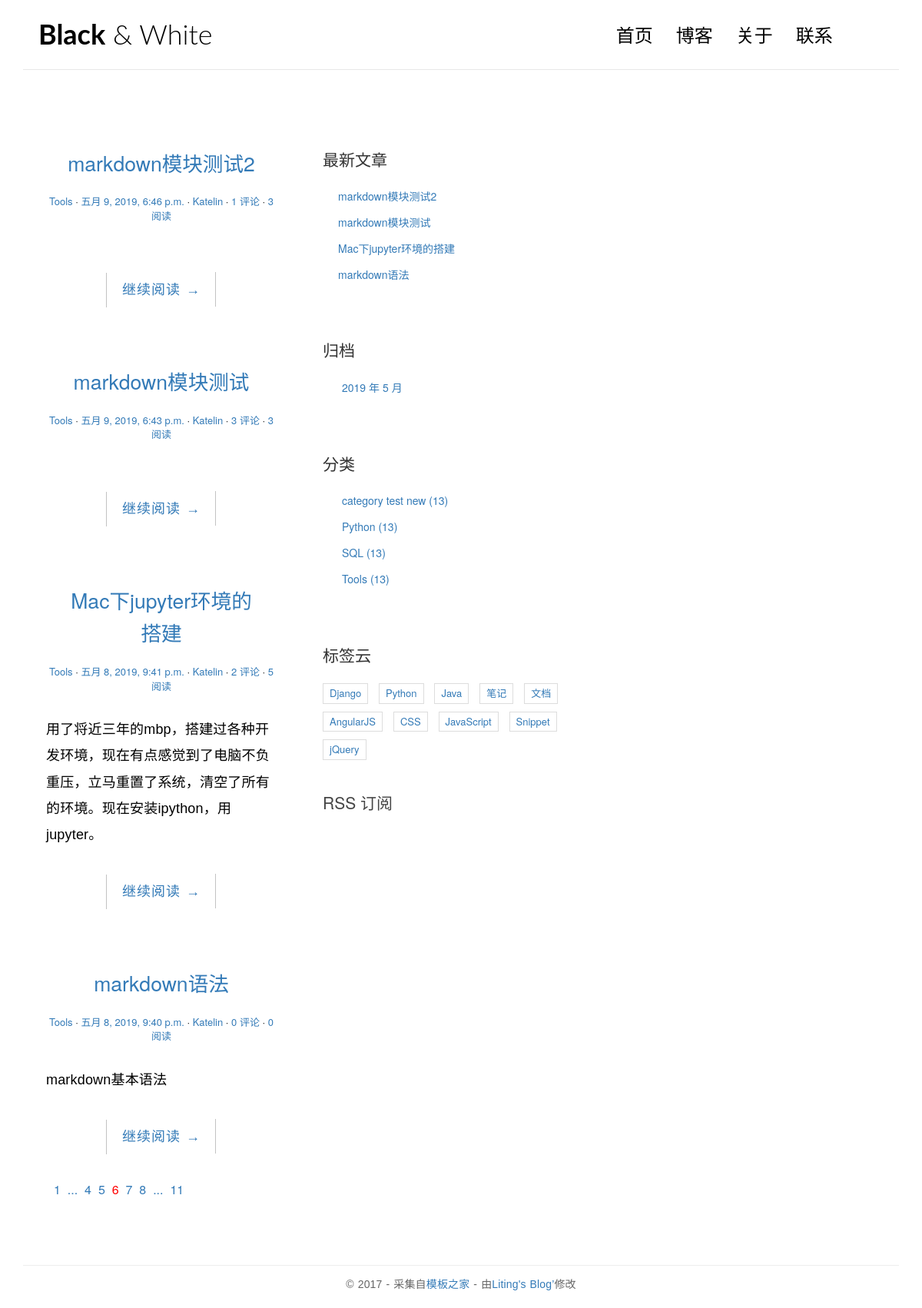
Before: / with the older database file.
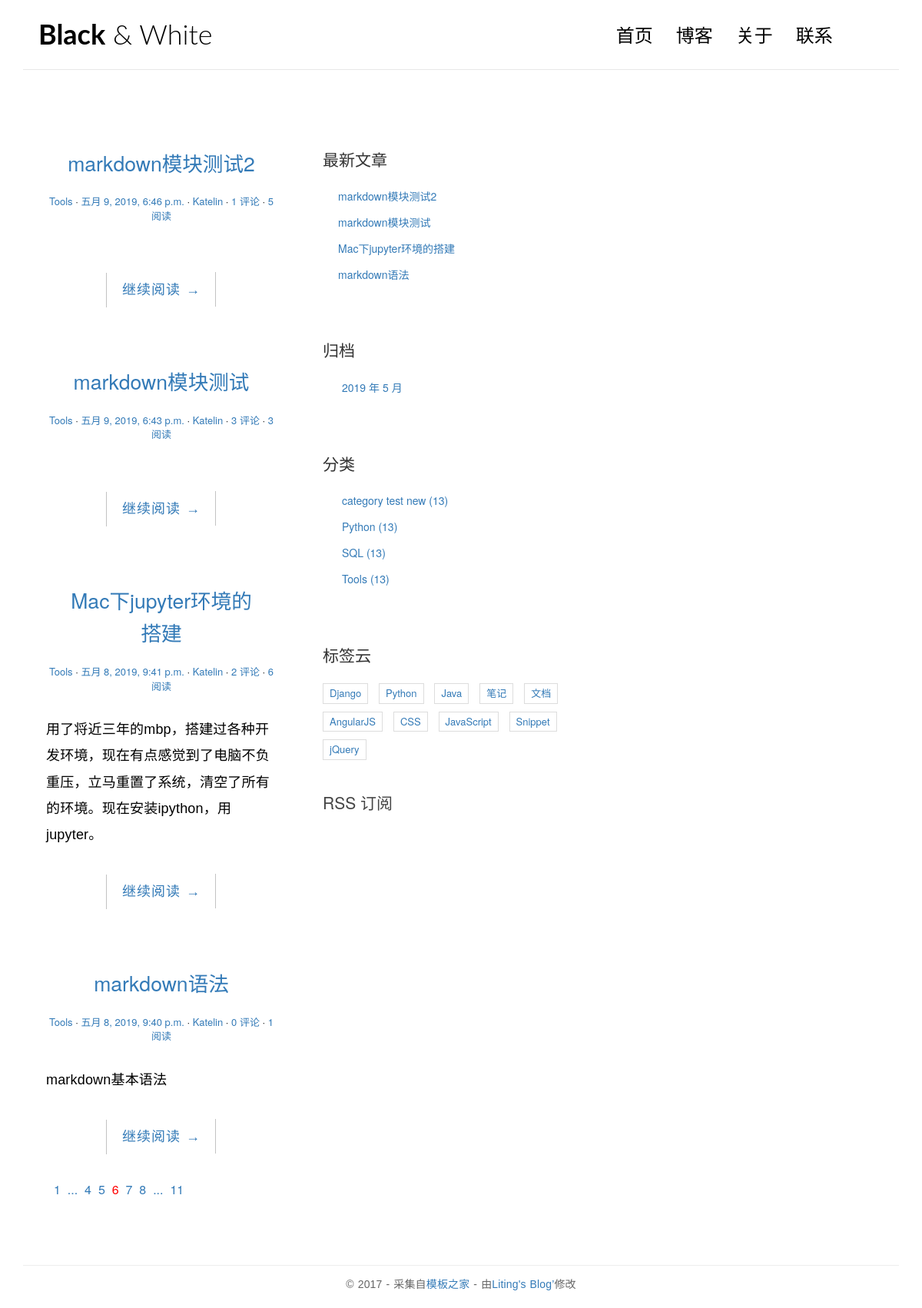
After: the same page with the newer database file.
### blog/models.py (models this page shows, shortened)
@python_2_unicode_compatible
class Post(models.Model):
    title = models.CharField(max_length=100)
    body = models.TextField()
    created_time = models.DateTimeField()
    modified_time = models.DateTimeField()
    excerpt = models.CharField(max_length=200, blank=True)
    category = models.ForeignKey(Category, on_delete=models.CASCADE)
    tags = models.ManyToManyField(Tag, blank=True)
    author = models.ForeignKey(User, on_delete=models.CASCADE)
    views = models.PositiveIntegerField(default=0)
    def get_absolute_url(self):
        return reverse('blog:detail', kwargs={'pk': self.pk})
    class Meta:
        ordering = ['-created_time']

@python_2_unicode_compatible
class Category(models.Model):
    name = models.CharField(max_length=100)

### blog/views.py (the view)
# urls.py: url(r'^$', views.index, name='index'),
def index(request):
    post_list = Post.objects.all().order_by('-created_time')
    return render(request, 'blog/index.html', context={'post_list': post_list})

### blog/templatetags/blog_tags.py (called while the page is built)
@register.simple_tag
def get_recent_posts(num=5):
    return Post.objects.all().order_by('-created_time')[:num]

@register.simple_tag
def archives():
    return Post.objects.dates('created_time', 'month', order='DESC')

@register.simple_tag
def get_categories():
    return Category.objects.all()

### templates/blog/index.html (shortened to what this page needs)
{% extends 'base.html' %}
{% load staticfiles %}
                {% block main %}
                    {% for post in post_list %}
                        <article class="post post-{{ post.pk }}">
                            <header class="entry-header">
                                <h1 class="entry-title">
                                    <a href="{{ post.get_absolute_url }}」">{{ post.title }}</a>
                                </h1>
                                <div class="entry-meta">
                                    <span class="post-category"><a href="#">{{ post.category.name }}</a></span>
                                    <span class="post-date"><a href="#"><time class="entry-date"
                                                                              datetime="{{ post.created_time }}">{{ post.created_time }}</time></a></span>
                                    <span class="post-author"><a href="#">{{ post.author }}</a></span>
                                    <span class="comments-link"><a href="#">{{ post.comment_set.count }} 评论</a></span>
                                    <span class="views-count"><a href="{{ post.get_absolute_url }}">{{ post.views }} 阅读</a></span>
                                </div>
                            </header>
                            <div class="entry-content clearfix">
                                <p>{{ post.excerpt }}</p>
                                <div class="read-more cl-effect-14">
                                    <a href="{{ post.get_absolute_url }}" class="more-link">继续阅读 <span class="meta-nav">→</span></a>
                                </div>
                            </div>
                        </article>
                     {% empty %}
                        <div class="no-post">暂时还没有发布的文章！</div>
                     {% endfor %}
                        <div class="pagination">
                            <ul>
                                <li><a href="">1</a></li>
                                <li><a href="">...</a></li>
                                <li><a href="">4</a></li>
                                <li><a href="">5</a></li>
                                <li class="current"><a href="">6</a></li>
                                <li><a href="">7</a></li>
                                <li><a href="">8</a></li>
                                <li><a href="">...</a></li>
                                <li><a href="">11</a></li>
                            </ul>
                        </div>
                {% endblock main %}

### templates/base.html (shortened to what this page needs)
{% load staticfiles %}
{% load blog_tags %}
<!DOCTYPE html>
<html>
<head>
    <link rel="stylesheet" href="http://code.ionicframework.com/ionicons/2.0.1/css/ionicons.min.css">
    <link rel="stylesheet" href="{% static 'blog/css/pace.css' %}">
    <link rel="stylesheet" href="{% static 'blog/css/custom.css' %}">
    <link rel="stylesheet" href="{% static 'blog/css/highlights/github.css' %}">
    <link href="https://cdn.bootcss.com/bootstrap/3.3.7/css/bootstrap.min.css" rel="stylesheet">
</head>
<body>
<div class="container">
    <header id="site-header">
        <div class="row">
            <div class="col-md-4 col-sm-5 col-xs-8">
                <div class="logo">
                    <h1><a href="{% url 'blog:index' %}"><b>Black</b> &amp; White</a></h1>
                </div>
            </div>
            <div class="col-md-8 col-sm-7 col-xs-4">
                <nav class="main-nav" role="navigation">
                    <div class="collapse navbar-collapse" id="bs-example-navbar-collapse-1">
                        <ul class="nav navbar-nav navbar-right">
                            <li class="cl-effect-11"><a href="{% url 'blog:index' %}" data-hover="首页">首页</a></li>
                            <li class="cl-effect-11"><a href="full-width.html" data-hover="博客">博客</a></li>
                            <li class="cl-effect-11"><a href="about.html" data-hover="关于">关于</a></li>
                            <li class="cl-effect-11"><a href="contact.html" data-hover="联系">联系</a></li>
                        </ul>
                    </div>
                </nav>
            </div>
        </div>
    </header>
</div>
<div class="content-body">
    <div class="container">
        <div class="row">
            <main class="col-md-4">
                {% block main %}
                {% endblock main %}
            </main>
            <aside class="col-md-4">
                <div class="widget widget-recent-posts">
                    <h3 class="widget-title">最新文章</h3>
                    {% get_recent_posts as recent_post_list %}
                    <ul>
                        {% for post in recent_post_list %}
                        <li>
                            <a href="{{ post.get_absolute_url }}">{{ post.title }}</a>
                        </li>
                        {% empty %}
                        暂无文章！
                        {% endfor %}
                    </ul>
                </div>
                <div class="widget widget-archives">
                    <h3 class="widget-title">归档</h3>
                    {% archives as date_list %}
                    <ul>
                        {% for date in date_list %}
                        <li>
                            <a href="{% url 'blog:archives' date.year date.month %}">{{ date.year }} 年 {{ date.month }} 月</a>
                        </li>
                        {% empty %}
                        暂无归档!
                        {% endfor %}
                    </ul>
                </div>
                <div class="widget widget-category">
                    <h3 class="widget-title">分类</h3>
                    {% get_categories as category_list %}
                    <ul>
                        {% for category in category_list %}
                        <li>
                            <a href="{% url 'blog:category' category.pk %}">{{ category.name}} <span class="post-count">(13)</span></a>
                        </li>
                        {% empty %}
                        暂无分类！
                        {% endfor %}
                    </ul>
                </div>
                <div class="widget widget-tag-cloud">
                    <h3 class="widget-title">标签云</h3>
                    <ul>
                        <li>
                            <a href="#">Django</a>
                        </li>
                        <li>
                            <a href="#">Python</a>
                        </li>
                        <li>
                            <a href="#">Java</a>
                        </li>
                        <li>
                            <a href="#">笔记</a>
                        </li>
                        <li>
                            <a href="#">文档</a>
                        </li>
                        <li>
                            <a href="#">AngularJS</a>
                        </li>
                        <li>
                            <a href="#">CSS</a>
                        </li>
                        <li>
                            <a href="#">JavaScript</a>
                        </li>
                        <li>
                            <a href="#">Snippet</a>
                        </li>
                        <li>
                            <a href="#">jQuery</a>
                        </li>
                    </ul>
                </div>
                <div class="rss">
                    <a href=""> RSS 订阅</a>
                </div>
            </aside>
        </div>
    </div>
</div>
<footer id="site-footer">
    <div class="container">
        <div class="row">
            <div class="col-md-12">
                <p class="copyright">&copy 2017 - 采集自<a href="http://www.cssmoban.com/"
                                                        target="_blank" title="模板之家">模板之家</a>
                    - 由<a href="http://zmrenwu.com/" title="网页模板" target="_blank">Liting's Blog’</a>修改
                </p>
            </div>
        </div>
    </div>
</footer>
</body>
</html>

### blog/static/blog/css/custom.css (style rules this page uses)
* { outline: none; }
h1, h2, h3, h4, h5, h6 { margin-top: 0; }
b { font-weight: 400; }
a { color: #333; }
body { color: #444; font-family: 'Lato', sans-serif; }
p { font-family: 'Ubuntu', sans-serif; font-weight: 400; word-spacing: 1px; letter-spacing: 0.01em; }
#site-header { background-color: #FFF; padding: 25px 20px; margin-bottom: 40px; border-bottom: 1px solid #e7e7e7; }
.logo h1 a { color: #000; }
.logo h1 { margin: 0; font-family: 'Lato', sans-serif; font-weight: 300; }
.main-nav { margin-top: 11px; max-width: 95%; }
.main-nav a { color: #000000 !important; padding: 0 0 5px 0 !important; margin-right: 30px; font-family: 'Lato', sans-serif; font-weight: 300; font-size: 24px; }
.cl-effect-11 a { padding: 10px 0; color: #0972b4; text-shadow: none; }
.cl-effect-11 a::before { position: absolute; top: 0; left: 0; overflow: hidden; padding: 0 0 5px 0 !important; max-width: 0; border-bottom: 1px solid #000; color: #000; content: attr(data-hover); white-space: nowrap; -webkit-transition: max-width 0.5s; -moz-transition: max-width 0.5s; transition: max-width 0.5s; }
.content-body { padding-bottom: 4em; }
.post { background: #fff; padding: 30px 30px 0; }
.entry-title { text-align: center; font-size: 1.9em; margin-bottom: 20px; line-height: 1.6; padding: 10px 20px 0; }
.entry-meta { text-align: center; color: #DDDDDD; font-size: 13px; margin-bottom: 30px; }
.entry-content { font-size: 18px; line-height: 1.9; font-weight: 300; color: #000; }
.post-category::after, .post-date::after, .post-author::after, .comments-link::after { content: ' ·'; color: #000; }
.read-more { font-family: 'Ubuntu', sans-serif; font-weight: 400; word-spacing: 1px; letter-spacing: 0.01em; text-align: center; margin-top: 20px; }
.cl-effect-14 a { padding: 0 20px; height: 45px; line-height: 45px; position: relative; display: inline-block; margin: 15px 25px; letter-spacing: 1px; font-weight: 400; text-shadow: 0 0 1px rgba(255, 255, 255, 0.3); }
.cl-effect-14 a::before, .cl-effect-14 a::after { position: absolute; width: 45px; height: 1px; background: #C3C3C3; content: ''; -webkit-transition: all 0.3s; -moz-transition: all 0.3s; transition: all 0.3s; pointer-events: none; }
.cl-effect-14 a::before { top: 0; left: 0; -webkit-transform: rotate(90deg); -moz-transform: rotate(90deg); transform: rotate(90deg); -webkit-transform-origin: 0 0; -moz-transform-origin: 0 0; transform-origin: 0 0; }
.cl-effect-14 a::after { right: 0; bottom: 0; -webkit-transform: rotate(90deg); -moz-transform: rotate(90deg); transform: rotate(90deg); -webkit-transform-origin: 100% 0; -moz-transform-origin: 100% 0; transform-origin: 100% 0; }
.widget { background: #fff; padding: 30px 0 0; }
.widget-title { font-size: 1.5em; margin-bottom: 20px; line-height: 1.6; padding: 10px 0 0; font-weight: 400; }
.widget-recent-posts ul { padding: 0; margin: 0; padding-left: 20px; }
.widget-recent-posts ul li { list-style-type: none; position: relative; line-height: 170%; margin-bottom: 10px; }
.widget-recent-posts ul li::before { content: '\f3d3'; font-family: "Ionicons"; position: absolute; left: -17px; top: 3px; font-size: 16px; color: #000; }
.widget-archives ul { padding: 0; margin: 0; padding-left: 25px; }
.widget-archives ul li { list-style-type: none; position: relative; line-height: 170%; margin-bottom: 10px; }
.widget-archives ul li::before { content: '\f3f3'; font-family: "Ionicons"; position: absolute; left: -25px; top: 1px; font-size: 16px; color: #000; }
.widget-category ul { padding: 0; margin: 0; padding-left: 25px; }
.widget-category ul li { list-style-type: none; position: relative; line-height: 170%; margin-bottom: 10px; }
.widget-category ul li::before { content: '\f3fe'; font-family: "Ionicons"; position: absolute; left: -25px; top: 1px; font-size: 18px; color: #000; }
.widget-tag-cloud ul { padding: 0; margin: 0; margin-right: -10px; }
.widget-tag-cloud ul li { list-style-type: none; font-size: 13px; display: inline-block; margin-right: 10px; margin-bottom: 10px; padding: 3px 8px; border: 1px solid #ddd; }
.rss { font-size: 21px; margin-top: 30px; }
.rss a { color: #444; }
#site-footer { padding-top: 10px; padding: 0 0 1.5em 0; }
.copyright { text-align: center; padding-top: 1em; margin: 0; border-top: 1px solid #eee; color: #666; }
.pagination ul { list-style: none; }
.pagination ul li { display: inline-block; font-size: 16px; margin-right: 5px; }
.current a { color: red; }

Changed rows visible on the page:
changed Post "markdown模块测试2": views "3" → "5"
changed Post "Mac下jupyter环境的搭建": views "5" → "6"
changed Post "markdown语法": views "0" → "1"
